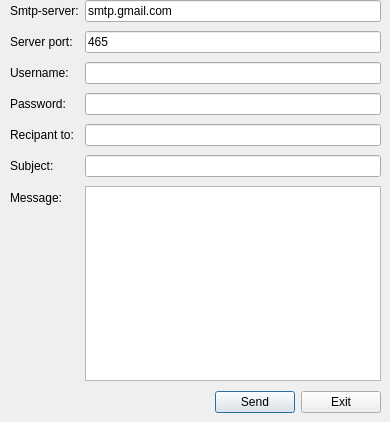
<?xml version="1.0" encoding="UTF-8"?>
<ui version="4.0">
 <class>Report</class>
 <widget class="QDialog" name="Report">
  <property name="geometry">
   <rect>
    <x>0</x>
    <y>0</y>
    <width>390</width>
    <height>422</height>
   </rect>
  </property>
  <property name="windowTitle">
   <string>Dialog</string>
  </property>
  <widget class="QWidget" name="layoutWidget">
   <property name="geometry">
    <rect>
     <x>10</x>
     <y>390</y>
     <width>371</width>
     <height>25</height>
    </rect>
   </property>
   <layout class="QHBoxLayout" name="horizontalLayout">
    <item>
     <spacer name="horizontalSpacer">
      <property name="orientation">
       <enum>Qt::Horizontal</enum>
      </property>
      <property name="sizeHint" stdset="0">
       <size>
        <width>40</width>
        <height>20</height>
       </size>
      </property>
     </spacer>
    </item>
    <item>
     <widget class="QPushButton" name="sendBtn">
      <property name="text">
       <string>Send</string>
      </property>
     </widget>
    </item>
    <item>
     <widget class="QPushButton" name="exitBtn">
      <property name="text">
       <string>Exit</string>
      </property>
     </widget>
    </item>
   </layout>
  </widget>
  <widget class="QWidget" name="layoutWidget_2">
   <property name="geometry">
    <rect>
     <x>10</x>
     <y>0</y>
     <width>371</width>
     <height>381</height>
    </rect>
   </property>
   <layout class="QFormLayout" name="formLayout">
    <property name="fieldGrowthPolicy">
     <enum>QFormLayout::ExpandingFieldsGrow</enum>
    </property>
    <property name="rowWrapPolicy">
     <enum>QFormLayout::WrapLongRows</enum>
    </property>
    <property name="verticalSpacing">
     <number>9</number>
    </property>
    <item row="0" column="0">
     <widget class="QLabel" name="label">
      <property name="text">
       <string>Smtp-server:</string>
      </property>
     </widget>
    </item>
    <item row="1" column="0">
     <widget class="QLabel" name="label_2">
      <property name="text">
       <string>Server port:</string>
      </property>
     </widget>
    </item>
    <item row="2" column="0">
     <widget class="QLabel" name="label_3">
      <property name="text">
       <string>Username:</string>
      </property>
     </widget>
    </item>
    <item row="3" column="0">
     <widget class="QLabel" name="label_4">
      <property name="text">
       <string>Password:</string>
      </property>
     </widget>
    </item>
    <item row="4" column="0">
     <widget class="QLabel" name="label_5">
      <property name="text">
       <string>Recipant to:</string>
      </property>
     </widget>
    </item>
    <item row="5" column="0">
     <widget class="QLabel" name="label_6">
      <property name="text">
       <string>Subject:</string>
      </property>
     </widget>
    </item>
    <item row="6" column="0">
     <widget class="QLabel" name="label_7">
      <property name="text">
       <string>Message:</string>
      </property>
     </widget>
    </item>
    <item row="0" column="1">
     <widget class="QLineEdit" name="server">
      <property name="text">
       <string>smtp.gmail.com</string>
      </property>
     </widget>
    </item>
    <item row="1" column="1">
     <widget class="QLineEdit" name="port">
      <property name="text">
       <string>465</string>
      </property>
     </widget>
    </item>
    <item row="2" column="1">
     <widget class="QLineEdit" name="uname"/>
    </item>
    <item row="3" column="1">
     <widget class="QLineEdit" name="paswd">
      <property name="inputMask">
       <string/>
      </property>
      <property name="echoMode">
       <enum>QLineEdit::Password</enum>
      </property>
     </widget>
    </item>
    <item row="4" column="1">
     <widget class="QLineEdit" name="rcpt"/>
    </item>
    <item row="5" column="1">
     <widget class="QLineEdit" name="subject"/>
    </item>
    <item row="6" column="1">
     <widget class="QPlainTextEdit" name="msg"/>
    </item>
   </layout>
  </widget>
 </widget>
 <resources/>
 <connections/>
</ui>
